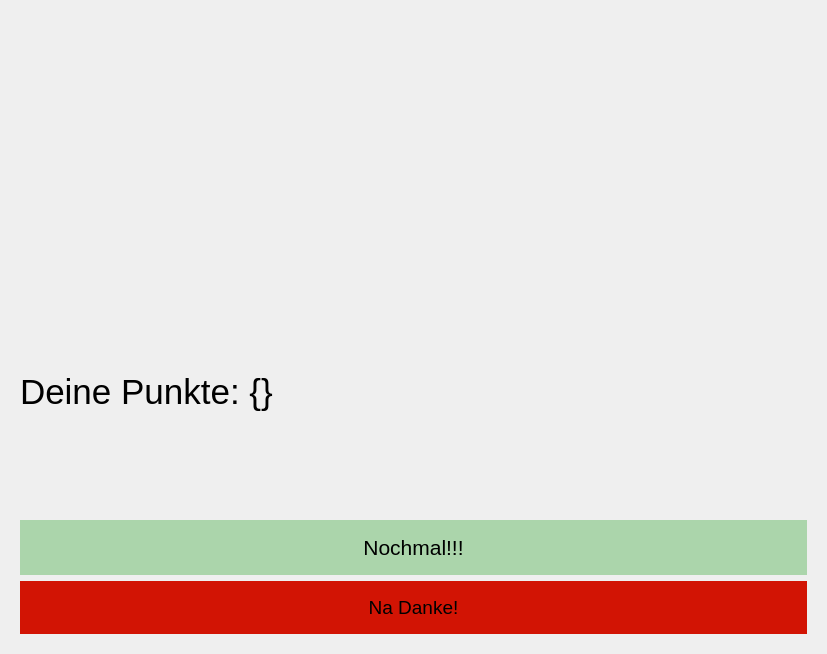
<?xml version="1.0" encoding="UTF-8"?>
<ui version="4.0">
 <class>Form</class>
 <widget class="QWidget" name="Form">
  <property name="geometry">
   <rect>
    <x>0</x>
    <y>0</y>
    <width>827</width>
    <height>654</height>
   </rect>
  </property>
  <property name="focusPolicy">
   <enum>Qt::StrongFocus</enum>
  </property>
  <property name="contextMenuPolicy">
   <enum>Qt::DefaultContextMenu</enum>
  </property>
  <property name="windowTitle">
   <string>Form</string>
  </property>
  <layout class="QVBoxLayout" name="verticalLayout">
   <item>
    <widget class="QFrame" name="frame_GameBoard">
     <property name="sizePolicy">
      <sizepolicy hsizetype="Expanding" vsizetype="Expanding">
       <horstretch>0</horstretch>
       <verstretch>0</verstretch>
      </sizepolicy>
     </property>
     <property name="minimumSize">
      <size>
       <width>100</width>
       <height>100</height>
      </size>
     </property>
     <property name="maximumSize">
      <size>
       <width>160000</width>
       <height>160000</height>
      </size>
     </property>
     <property name="styleSheet">
      <string notr="true">border: 0px;
background: transparent;</string>
     </property>
     <property name="frameShape">
      <enum>QFrame::StyledPanel</enum>
     </property>
     <property name="frameShadow">
      <enum>QFrame::Raised</enum>
     </property>
     <layout class="QVBoxLayout" name="verticalLayout_2">
      <item>
       <layout class="QHBoxLayout" name="horizontalLayout">
        <item>
         <widget class="QLabel" name="label">
          <property name="styleSheet">
           <string notr="true">background: none;
border: 0px;
</string>
          </property>
          <property name="text">
           <string/>
          </property>
          <property name="pixmap">
           <pixmap>GameOver.png</pixmap>
          </property>
          <property name="alignment">
           <set>Qt::AlignCenter</set>
          </property>
         </widget>
        </item>
        <item>
         <widget class="QLabel" name="label_2">
          <property name="styleSheet">
           <string notr="true">background: none;
border: 0px;
</string>
          </property>
          <property name="text">
           <string/>
          </property>
          <property name="pixmap">
           <pixmap>GameOver-2.png</pixmap>
          </property>
          <property name="alignment">
           <set>Qt::AlignCenter</set>
          </property>
         </widget>
        </item>
       </layout>
      </item>
      <item>
       <widget class="QLabel" name="label_Score">
        <property name="sizePolicy">
         <sizepolicy hsizetype="Preferred" vsizetype="Minimum">
          <horstretch>0</horstretch>
          <verstretch>0</verstretch>
         </sizepolicy>
        </property>
        <property name="font">
         <font>
          <pointsize>26</pointsize>
         </font>
        </property>
        <property name="text">
         <string>Deine Punkte: {}</string>
        </property>
       </widget>
      </item>
      <item>
       <widget class="QPushButton" name="pushButton">
        <property name="font">
         <font>
          <pointsize>16</pointsize>
         </font>
        </property>
        <property name="styleSheet">
         <string notr="true">padding: 15px;
background: #ABD5AB;</string>
        </property>
        <property name="text">
         <string>Nochmal!!!</string>
        </property>
       </widget>
      </item>
      <item>
       <widget class="QPushButton" name="pushButton_2">
        <property name="font">
         <font>
          <pointsize>14</pointsize>
         </font>
        </property>
        <property name="styleSheet">
         <string notr="true">padding: 15px;
background: #d21404;</string>
        </property>
        <property name="text">
         <string>Na Danke!</string>
        </property>
       </widget>
      </item>
     </layout>
    </widget>
   </item>
  </layout>
 </widget>
 <resources/>
 <connections/>
</ui>
